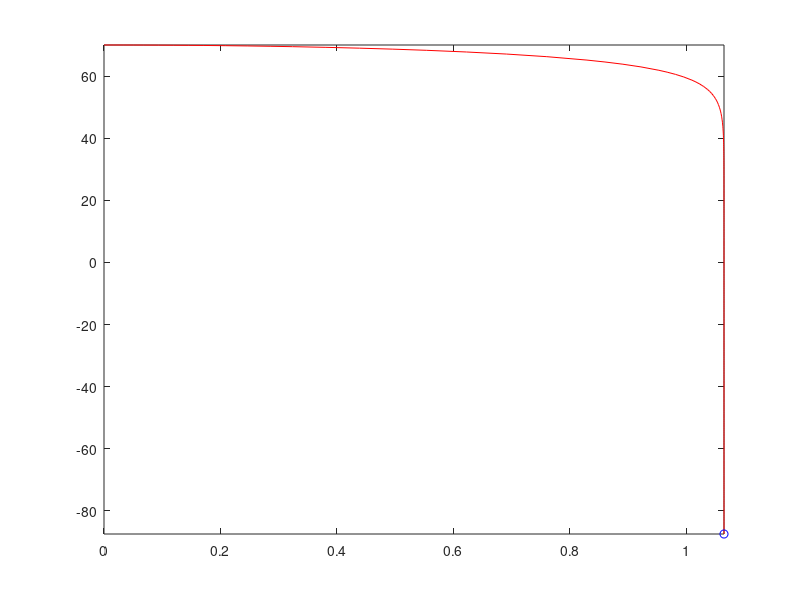

This chart was generated by the following MATLAB code:
function [ T, R ] = secondPassBungee()
%Spring with air resistance, tension in one direction

A = .5; %Cross-sectional area of human lying down (m^2)
rho = 1.2; %Density of air (kg/m^3)
Cd = 44.4; %Drag coeffiecent of human lying down (unitless)(data from Google Drive)
k = 52; %Spring constant of the bungee cord N/m
lo =30;%Resting length of the cord with no mass on it m
y = 70; %Current height of the jumper m
startH = y; %Starting height of the jumper m
vy = 0; %Current velocity of the jumper m/s
g = 9.8; %Acceleration due to gravity m/s^2
mass1 = 60; %Mass of jumper kg
restingL = lo +((mass1*g)/k); %Resting length of cord with mass on it m

Data = [y, vy];

function res = changingValues(~, Data)
    y = Data(1);
    vy = Data(2);
    
    dydt = vy;
    if(y < (startH - lo))
       dvydt = (-(mass1*g) - (k *(startH-y-lo))-(.5 *rho* Cd* A *vy^2 ))/mass1;
    else
        dvydt = (-g*mass1 - (.5 *rho* Cd* A *vy^2 ))/mass1;
    end
    vy
    res = [dydt; dvydt];
end

[T, R] = ode45(@changingValues, [0 60], Data);

Y = R(:,1);
figure(2)
comet(T,Y);
end
